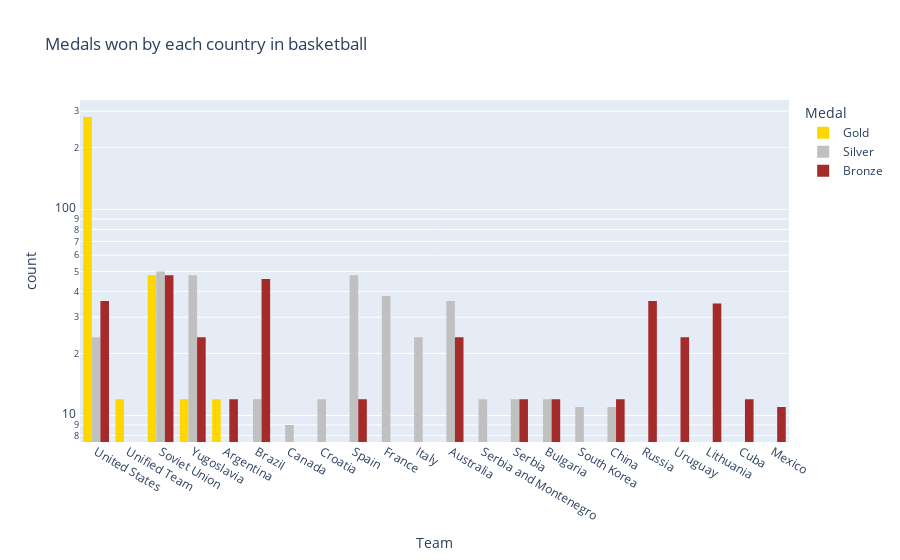

Notebook code for this chart:
### Code cell
# plot medal distribution for each team
fig = px.histogram(
    df_basketball,
    x="Team",
    log_y=True,
    barmode="group",
    color="Medal",
    category_orders={"Medal": ["Gold", "Silver", "Bronze"]},
    color_discrete_sequence=["gold", "silver", "brown"],
    title="Medals won by each country in basketball",
)
fig.show()

### Figure 1 — Plotly figure (JSON) as saved in the notebook; plotly's stock layout.template omitted (floating-point values rounded to 4 significant figures; data arrays with more than 128 entries replaced by an {"elided": "..."} marker saying what was removed)
{"data": [{"alignmentgroup": "True", "bingroup": "x", "hovertemplate": "Medal=Gold<br>Team=%{x}<br>count=%{y}<extra></extra>", "legendgroup": "Gold", "marker": {"color": "gold", "pattern": {"shape": ""}}, "name": "Gold", "offsetgroup": "Gold", "orientation": "v", "showlegend": true, "type": "histogram", "x": {"elided": "365 str values"}, "xaxis": "x", "yaxis": "y"}, {"alignmentgroup": "True", "bingroup": "x", "hovertemplate": "Medal=Silver<br>Team=%{x}<br>count=%{y}<extra></extra>", "legendgroup": "Silver", "marker": {"color": "silver", "pattern": {"shape": ""}}, "name": "Silver", "offsetgroup": "Silver", "orientation": "v", "showlegend": true, "type": "histogram", "x": {"elided": "359 str values"}, "xaxis": "x", "yaxis": "y"}, {"alignmentgroup": "True", "bingroup": "x", "hovertemplate": "Medal=Bronze<br>Team=%{x}<br>count=%{y}<extra></extra>", "legendgroup": "Bronze", "marker": {"color": "brown", "pattern": {"shape": ""}}, "name": "Bronze", "offsetgroup": "Bronze", "orientation": "v", "showlegend": true, "type": "histogram", "x": {"elided": "356 str values"}, "xaxis": "x", "yaxis": "y"}], "layout": {"barmode": "group", "legend": {"title": {"text": "Medal"}, "tracegroupgap": 0}, "title": {"text": "Medals won by each country in basketball"}, "xaxis": {"anchor": "y", "domain": [0, 1], "title": {"text": "Team"}}, "yaxis": {"anchor": "x", "domain": [0, 1], "title": {"text": "count"}, "type": "log"}}}
